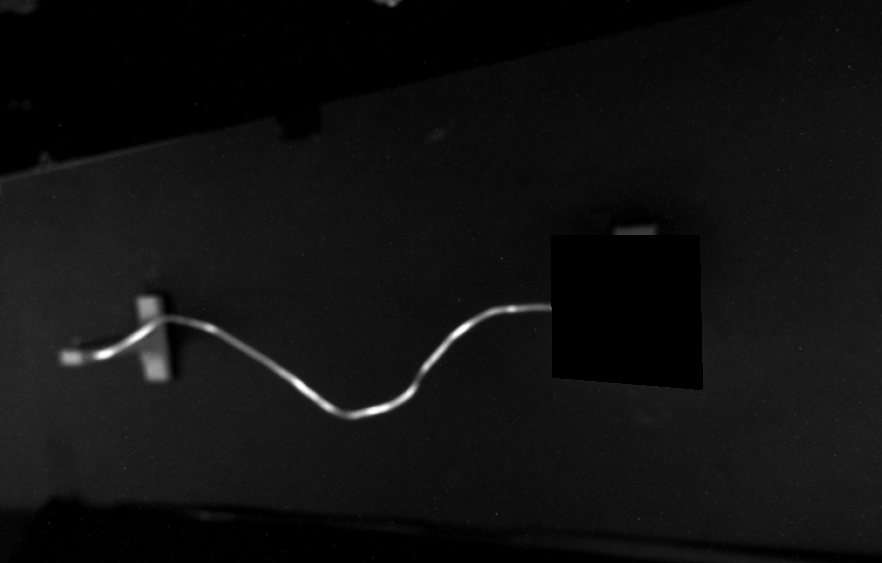
#> input picture sawyer_test/0.png, 882 x 563 px, found by its file name
$ jupyter execute --allow-errors detection_test.ipynb   (shell and % lines are left out)
#> lines starting #> are read from the running program, lines starting #| are printed output that depends on the picture; after the words box and inside, x2 and y2 are one past the last pixel; in counts of white or black regions, pixels touching at a corner belong together; long printed decimals are rounded
[cell 1]
import cv2 as cv
from matplotlib import pyplot as plt
import numpy as np
import skimage
from scipy.spatial.transform import Rotation

[cell 2]
image_files = [
    'project/sawyer_test/0.png',
    'project/sawyer_test/1.png',
    'project/sawyer_test/2.png',
]

images = [cv.imread(img_file, cv.IMREAD_GRAYSCALE) for img_file in image_files]
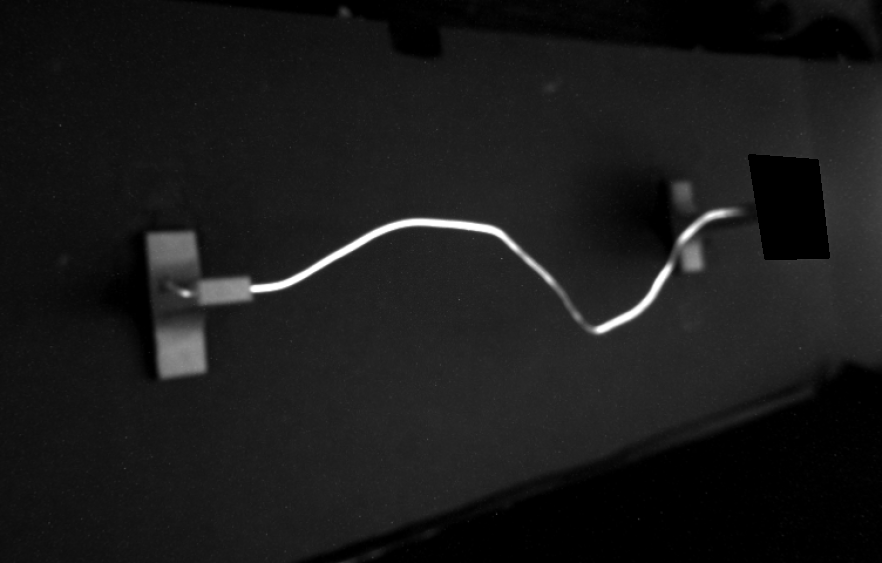
#> input picture sawyer_test/1.png, 882 x 563 px, found by its file name
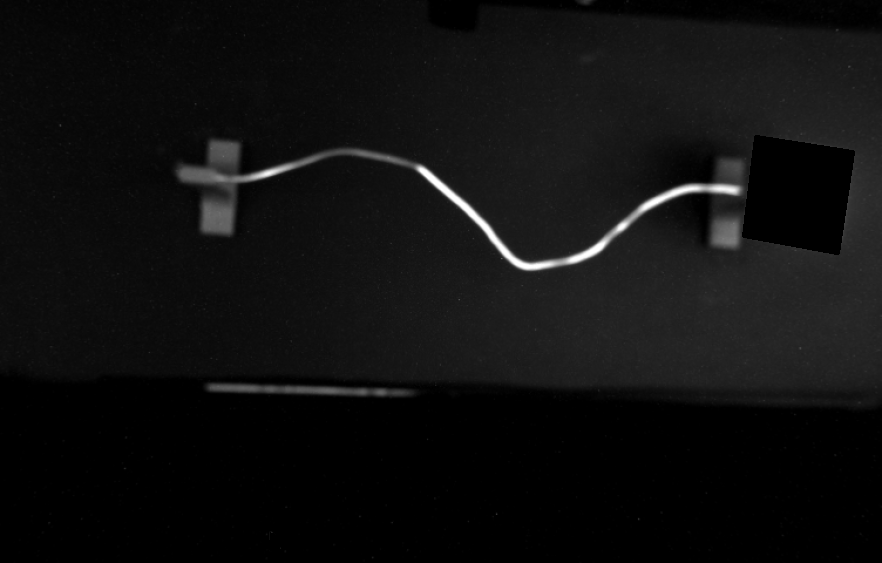
#> input picture sawyer_test/2.png, 882 x 563 px, found by its file name
#> images = 3 items

plt.imshow(images[0], cmap='gray')
plt.show()

[cell 3]
def extract_wire(img):
    blurred = skimage.filters.gaussian(img, 6, preserve_range=True)
#> img is the input picture: shape (563, 882); min 0, max 255, mean 16.5
    diff = img - blurred
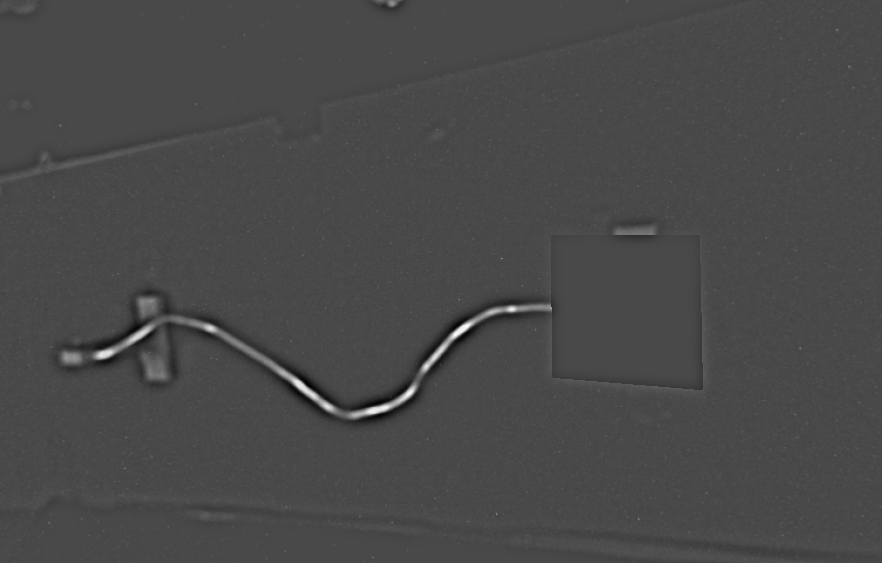
#> diff: shape (563, 882) float64; min -60.52, max 149.8, mean 0; drawn with min black and max white
    print(np.min(diff), np.max(diff))
#| -60.524 149.847
    # shown = cv.adaptiveThreshold(images[0], 255, cv.ADAPTIVE_THRESH_MEAN_C, cv.THRESH_BINARY, 15, -5)
    ret = np.uint8(skimage.filters.apply_hysteresis_threshold(diff, 10, 80)) * 255
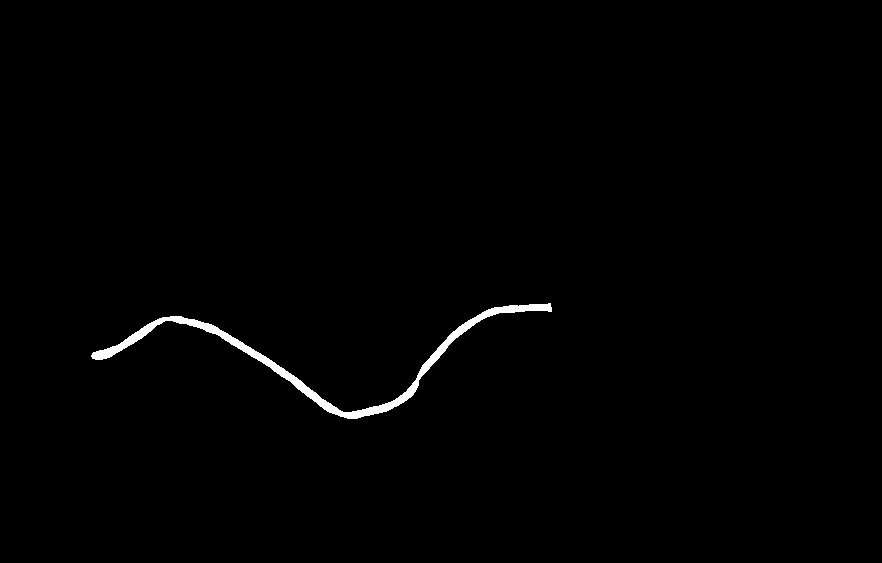
#> ret: shape (563, 882); 0.79% white; 1 white region, box (x1, y1, x2, y2) and area: (91, 303, 552, 419) 3905
    return cv.dilate(ret, np.ones((3, 3)))
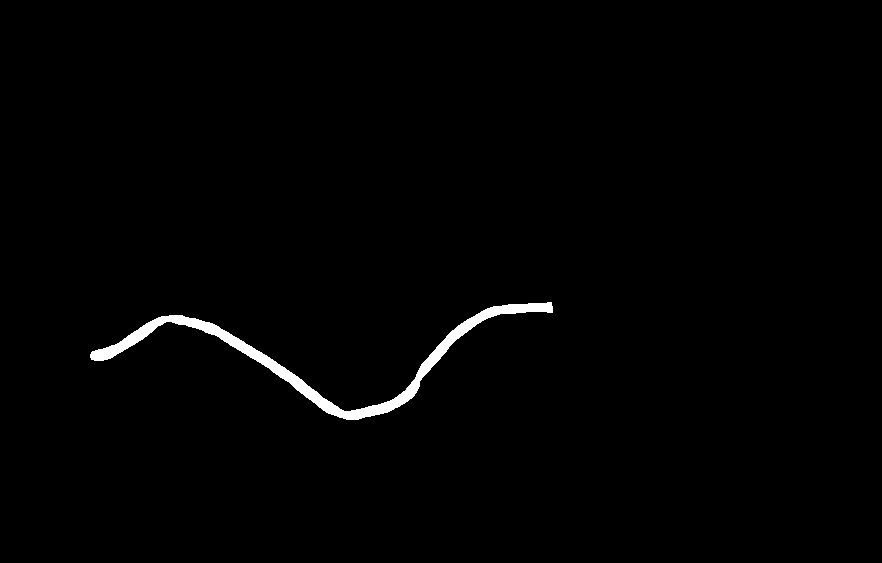
#> returned value: shape (563, 882); 1.1% white; 1 white region, box (x1, y1, x2, y2) and area: (90, 302, 553, 420) 5336
    # _, shown = cv.threshold(images[0], 100, 255, cv.THRESH_BINARY)

plt.imshow(extract_wire(images[0]), cmap='gray')
plt.show()

#> (a cell that did not finish here is left out)

#> (a cell that did not finish here is left out)

#> (a cell that did not finish here is left out)

[cell 7]
SCALE_FACTOR = images[0].shape[0] / 480
#> SCALE_FACTOR = 1.17
